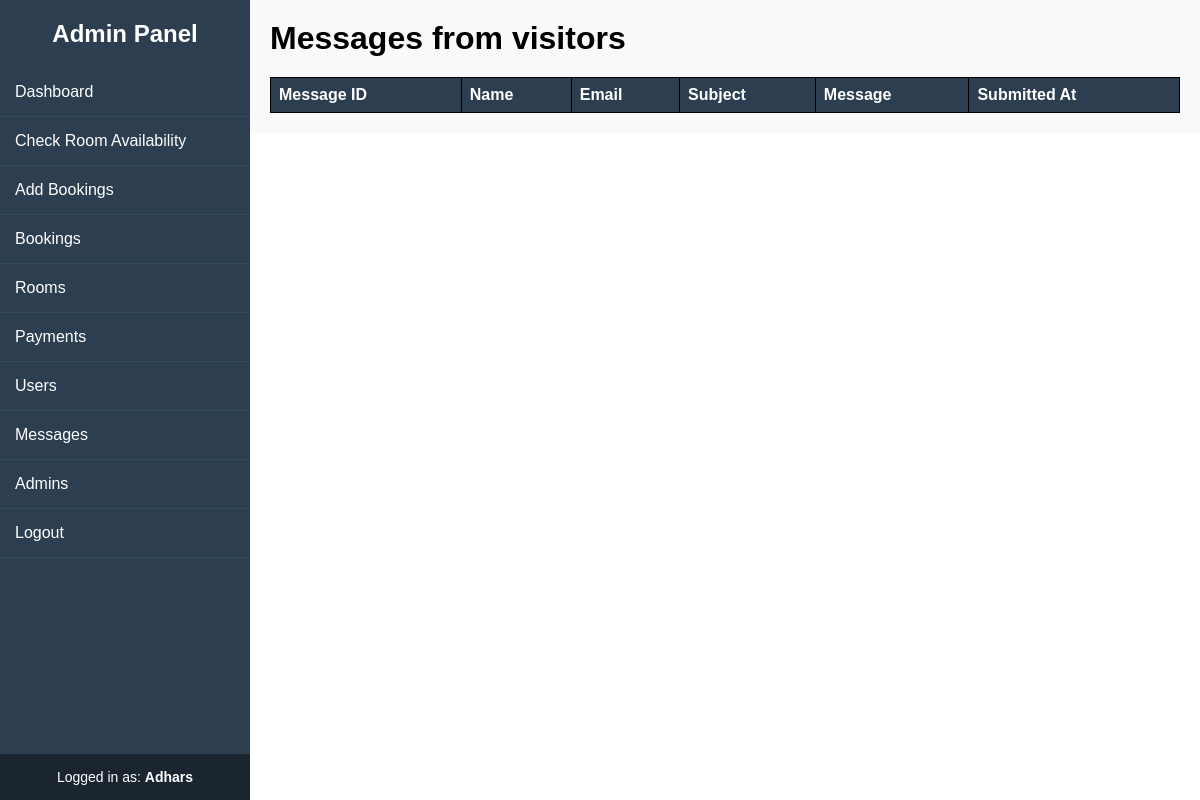
The page /admin/messages.php (signed in) on the database as committed earlier.
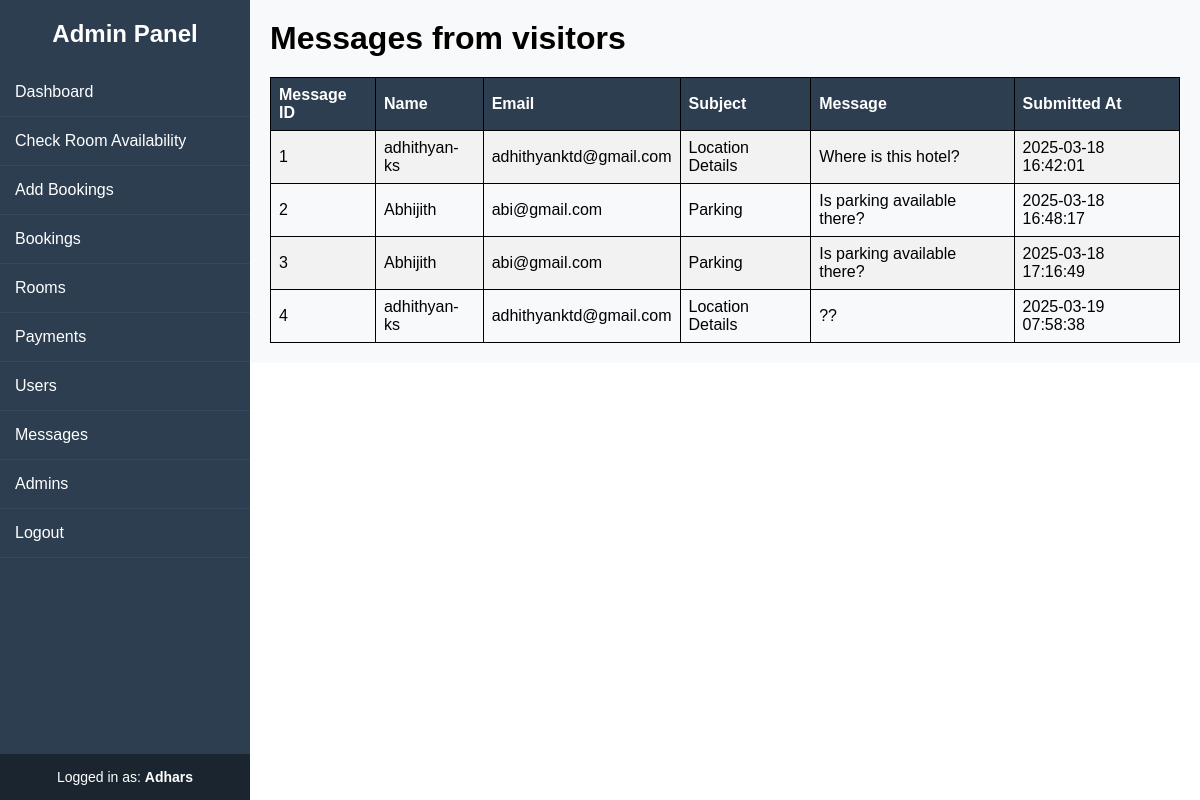
The same page on the database as committed later.
### tables this page shows
CREATE TABLE `messages` (
  `message_id` int(11) NOT NULL,
  `name` varchar(100) NOT NULL,
  `email` varchar(100) NOT NULL,
  `subject` varchar(255) NOT NULL,
  `message` text NOT NULL,
  `submitted_at` timestamp NOT NULL DEFAULT current_timestamp()
);

### admin/messages.php (the view, shortened to what this page needs)
<?php include '../includes/config.php'; ?>
<!DOCTYPE html>
<html lang="en">
<head>
    <link rel="stylesheet" href="../css/sidebar.css">
    <link rel="stylesheet" href="../css/table.css">
</head>
<body>
    <?php include 'inc/sidebar.php'; ?>
    <div class="content">
        <h1>Messages from visitors</h1>
        <?php
        $query = "SELECT * FROM messages";
        $result = $conn->query($query);
        echo "<table><tr><th>Message ID</th><th>Name</th><th>Email</th><th>Subject</th><th>Message</th><th>Submitted At</th></tr>";
        while ($row = mysqli_fetch_assoc($result)) {
            echo "<tr><td>" . $row['message_id'] . "</td>";
            echo "<td>" . $row['name'] . "</td>";
            echo "<td>" . $row['email'] . "</td>";
            echo "<td>" . $row['subject'] . "</td>";
            echo "<td>" . $row['message'] . "</td>";
            echo "<td>" . $row['submitted_at'] . "</td></tr>";
        }
        echo "</table>";
        ?>
    </div>
</body>
</html>

Rows that differ between the two databases and show on the page:
added messages: message_id "1", name "adhithyan-ks", email "adhithyanktd@gmail.com", subject "Location Details", message "Where is this hotel?", submitted_at "2025-03-18 16:42:01"
added messages: message_id "2", name "Abhijith", email "abi@gmail.com", subject "Parking", message "Is parking available there?", submitted_at "2025-03-18 16:48:17"
added messages: message_id "3", name "Abhijith", email "abi@gmail.com", subject "Parking", message "Is parking available there?", submitted_at "2025-03-18 17:16:49"
added messages: message_id "4", name "adhithyan-ks", email "adhithyanktd@gmail.com", subject "Location Details", message "??", submitted_at "2025-03-19 07:58:38"
